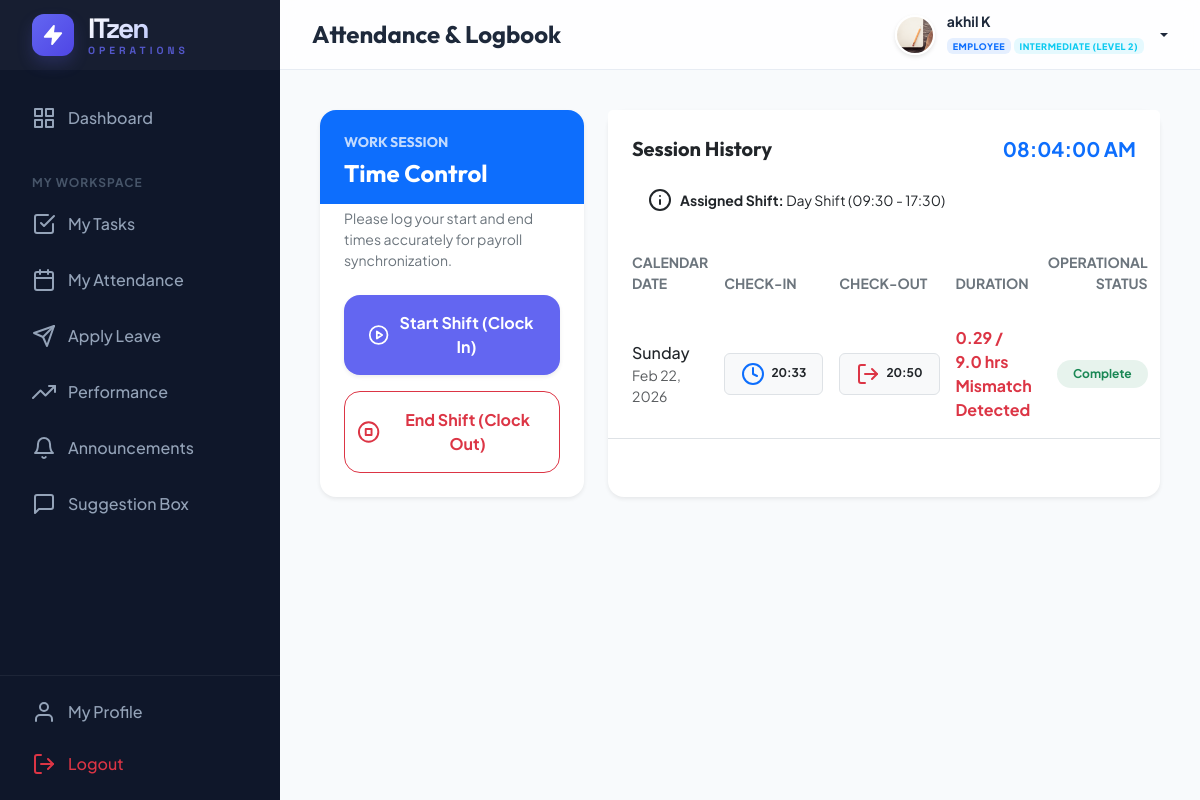
The app's page /employee/attendance/ (signed in) with its own data.
### management/models.py (models this page shows, shortened)
class CustomUser(AbstractUser):
    ROLE_CHOICES = (
        ('ADMIN', 'Admin'),
        ('HR', 'HR Manager'),
        ('EMPLOYEE', 'Employee'),
    )
    DEPT_CHOICES = (
        ('DEVELOPMENT', 'Software Development'),
        ('DESIGN', 'UI/UX Design'),
        ('QA', 'Quality Assurance'),
        ('HR', 'Human Resources'),
        ('MARKETING', 'Digital Marketing'),
        ('SALES', 'Sales & Business'),
        ('SUPPORT', 'IT Support & Security'),
    )
    LEVEL_CHOICES = (
        ('JUNIOR', 'Junior Level (Level 1)'),
        ('INTERMEDIATE', 'Intermediate (Level 2)'),
        ('SENIOR', 'Senior Level (Level 3)'),
        ('LEAD', 'Lead Level (Level 4)'),
        ('EXPERT', 'Expert Level (Level 5)'),
    )
    role = models.CharField(max_length=20, choices=ROLE_CHOICES, default='EMPLOYEE')
    phone = models.CharField(max_length=15, blank=True, null=True)
    profile_pic = models.ImageField(upload_to='profile_pics/', blank=True, null=True)
    department = models.CharField(max_length=50, choices=DEPT_CHOICES, blank=True, null=True)
    designation = models.CharField(max_length=100, blank=True, null=True)
    level = models.CharField(max_length=20, choices=LEVEL_CHOICES, default='JUNIOR')
    date_of_joining = models.DateField(blank=True, null=True)
    def is_admin(self):
        return self.role == 'ADMIN' or self.is_superuser
    def is_hr(self):
        return self.role == 'HR'
    def is_employee(self):
        return self.role == 'EMPLOYEE' and not self.is_superuser and not self.role == 'HR'

class Shift(models.Model):
    SHIFT_TYPES = (
        ('DAY', 'Day Shift'),
        ('NIGHT', 'Night Shift'),
        ('OVERTIME', 'Overtime'),
    )
    employee = models.ForeignKey(CustomUser, on_delete=models.CASCADE, related_name='shifts')
    shift_type = models.CharField(max_length=20, choices=SHIFT_TYPES, default='DAY')
    start_time = models.TimeField()
    end_time = models.TimeField()
    day_of_week = models.IntegerField(choices=((0, 'Monday'), (1, 'Tuesday'), (2, 'Wednesday'), (3, 'Thursday'), (4, 'Friday'), (5, 'Saturday'), (6, 'Sunday')))

class Attendance(models.Model):
    employee = models.ForeignKey(CustomUser, on_delete=models.CASCADE, related_name='attendance')
    date = models.DateField(default=timezone.now)
    check_in = models.DateTimeField(null=True, blank=True)
    check_out = models.DateTimeField(null=True, blank=True)
    class Meta:
        unique_together = ('employee', 'date')
    def get_shift(self):
        return self.employee.shifts.filter(day_of_week=self.date.weekday()).first()
    def work_hours(self):
        if self.check_in and self.check_out:
            duration = self.check_out - self.check_in
            return float(f"{duration.total_seconds() / 3600:.2f}")
        elif self.check_in:
            duration = timezone.now() - self.check_in
            return float(f"{duration.total_seconds() / 3600:.2f}")
        return 0
    @property
    def shift_duration(self):
        shift = self.get_shift()
        return shift.duration() if shift else 9.0
    @property
    def is_compliant(self):
        return self.work_hours() >= self.shift_duration
    @property
    def shift_mismatch_msg(self):
        shift = self.get_shift()
        if not shift: return ""

### management/views.py (the view, shortened to what this page needs)
# urls.py: path('employee/attendance/', views.attendance_view, name='attendance'),
@login_required
def attendance_view(request):
    history = Attendance.objects.filter(employee=request.user).order_by('-date')
    today_shift = request.user.shifts.filter(day_of_week=timezone.now().weekday()).first()
    if not today_shift:
        today_shift = request.user.shifts.first()
    return render(request, 'employee/attendance.html', {'history': history, 'today_shift': today_shift})

### templates/employee/attendance.html (shortened to what this page needs)
{% extends 'base.html' %}
{% block page_title %}Attendance & Logbook{% endblock %}
{% block content %}
<div class="row g-4 mb-4">
    <div class="col-lg-4">
        <div class="card border-0 shadow-sm overflow-hidden h-100">
            <div class="card-header bg-primary text-white p-4 pb-0 border-0">
                <h6 class="text-uppercase small fw-bold letter-spacing-1 opacity-75">Work Session</h6>
                <h4 class="fw-bold mb-3">Time Control</h4>
            </div>
            <div class="card-body p-4 pt-1">
                <p class="text-secondary small mb-4">Please log your start and end times accurately for payroll
                    synchronization.</p>
                <div class="d-grid gap-3">
                    <form method="POST">
                        <button type="submit"
                            class="btn btn-primary w-100 py-3 rounded-4 fw-bold shadow-sm d-flex align-items-center justify-content-center gap-2">
                            <i data-feather="play-circle"></i> Start Shift (Clock In)
                        </button>
                    </form>
                    <form method="POST">
                        <button type="submit"
                            class="btn btn-outline-danger w-100 py-3 rounded-4 fw-bold d-flex align-items-center justify-content-center gap-2">
                            <i data-feather="stop-circle"></i> End Shift (Clock Out)
                        </button>
                    </form>
                </div>
            </div>
        </div>
    </div>
    <div class="col-lg-8">
        <div class="card border-0 shadow-sm h-100">
            <div class="card-header bg-white border-0 p-4 pb-0 d-flex justify-content-between align-items-center">
                <h5 class="mb-0 fw-bold">Session History</h5>
                <div id="realtime-clock" class="fw-bold text-primary fs-5"></div>
            </div>
            <div class="px-4 py-2">
                <div class="alert alert-soft-info border-0 rounded-4 d-flex align-items-center gap-2 mb-0">
                    <i data-feather="info" class="icon-sm"></i>
                    <span class="small">
                        <strong>Assigned Shift:</strong>
                        {% if today_shift %}
                        {{ today_shift.get_shift_type_display }}
                        ({{ today_shift.start_time|time:"H:i" }} - {{ today_shift.end_time|time:"H:i" }})
                        {% else %}
                        Not Assigned
                        {% endif %}
                    </span>
                </div>
            </div>
            <div class="table-responsive">
                <table class="table table-hover align-middle mb-0">
                    <thead class="bg-light bg-opacity-50">
                        <tr>
                            <th class="ps-4 py-3 border-0 text-secondary small text-uppercase">Calendar Date</th>
                            <th class="py-3 border-0 text-secondary small text-uppercase">Check-In</th>
                            <th class="py-3 border-0 text-secondary small text-uppercase">Check-Out</th>
                            <th class="py-3 border-0 text-secondary small text-uppercase">Duration</th>
                            <th class="pe-4 py-3 border-0 text-secondary small text-uppercase text-end">Operational
                                Status</th>
                        </tr>
                    </thead>
                    <tbody>
                        {% for h in history %}
                        <tr>
                            <td class="ps-4 py-3">
                                <div class="fw-medium text-dark">{{ h.date|date:"l" }}</div>
                                <div class="small text-muted">{{ h.date|date:"M d, Y" }}</div>
                            </td>
                            <td class="py-3">
                                <span class="badge bg-light text-dark border fw-bold px-3 py-2">
                                    <i data-feather="clock" class="icon-sm me-1 text-primary"></i>
                                    {{ h.check_in|time:"H:i"|default:"--" }}
                                </span>
                            </td>
                            <td class="py-3">
                                <span class="badge bg-light text-dark border fw-bold px-3 py-2">
                                    <i data-feather="log-out" class="icon-sm me-1 text-danger"></i>
                                    {{ h.check_out|time:"H:i"|default:"--" }}
                                </span>
                            </td>
                            <td class="py-3">
                                {% if h.check_in %}
                                <div
                                    class="fw-bold {% if not h.is_compliant %}text-danger{% else %}text-success{% endif %}">
                                    {{ h.work_hours }} / {{ h.shift_duration }} hrs
                                </div>
                                {% if not h.is_compliant or h.shift_mismatch_msg %}
                                <div class="extra-small text-danger fw-bold">
                                    {{ h.shift_mismatch_msg|default:"Mismatch Detected" }}
                                </div>
                                {% else %}
                                <div class="extra-small text-success fw-bold">
                                    Shift Fulfilled
                                </div>
                                {% endif %}
                                {% else %}
                                <span class="text-muted">--</span>
                                {% endif %}
                            </td>
                            <td class="pe-4 py-3 text-end">
                                {% if h.check_in and h.check_out %}
                                <span
                                    class="badge bg-success bg-opacity-10 text-success rounded-pill px-3 py-2 fw-bold">Complete</span>
                                {% elif h.check_in %}
                                <span
                                    class="badge bg-warning bg-opacity-10 text-warning rounded-pill px-3 py-2 fw-bold pulse-opacity">Ongoing</span>
                                {% else %}
                                <span
                                    class="badge bg-secondary bg-opacity-10 text-secondary rounded-pill px-3 py-2 fw-bold">Not
                                    Logged</span>
                                {% endif %}
                            </td>
                        </tr>
                        {% endfor %}
                    </tbody>
                </table>
            </div>
        </div>
    </div>
</div>
{% endblock %}

### templates/base.html (shortened to what this page needs)
{% load static %}
<!DOCTYPE html>
<html lang="en">
<head>
    <link href="https://cdn.jsdelivr.net/npm/bootstrap@5.3.2/dist/css/bootstrap.min.css" rel="stylesheet">
</head>
<body>
    <aside class="sidebar" id="sidebar">
        <div class="sidebar-header">
            <a href="{% url 'dashboard' %}" class="sidebar-logo">
                <div class="logo-circle">
                    <i data-feather="zap" style="width: 22px; height: 22px; fill: #fff;"></i>
                </div>
                <div class="logo-text">
                    <span class="logo-main">ITzen</span>
                    <span class="logo-sub">Operations</span>
                </div>
            </a>
        </div>
        <nav class="sidebar-nav">
            <ul class="nav-list">
                <li class="nav-item">
                    <a href="{% url 'dashboard' %}"
                        class="nav-link {% if request.resolver_match.url_name == 'dashboard' %}active{% endif %}">
                        <i data-feather="grid"></i> Dashboard
                    </a>
                </li>
                {% if user.is_employee %}
                <li class="nav-caption">My Workspace</li>
                <li class="nav-item">
                    <a href="{% url 'employee_tasks' %}" class="nav-link">
                        <i data-feather="check-square"></i> My Tasks
                    </a>
                </li>
                <li class="nav-item">
                    <a href="{% url 'attendance' %}" class="nav-link">
                        <i data-feather="calendar"></i> My Attendance
                    </a>
                </li>
                <li class="nav-item">
                    <a href="{% url 'leave_application' %}" class="nav-link">
                        <i data-feather="send"></i> Apply Leave
                    </a>
                </li>
                <li class="nav-item">
                    <a href="{% url 'employee_performance' %}" class="nav-link">
                        <i data-feather="trending-up"></i> Performance
                    </a>
                </li>
                <li class="nav-item">
                    <a href="{% url 'employee_announcements' %}" class="nav-link">
                        <i data-feather="bell"></i> Announcements
                    </a>
                </li>
                <li class="nav-item">
                    <a href="{% url 'employee_feedback' %}" class="nav-link">
                        <i data-feather="message-square"></i> Suggestion Box
                    </a>
                </li>
                {% endif %}
            </ul>
        </nav>
        <div class="sidebar-footer">
            <a href="{% url 'employee_profile' %}" class="nav-link mb-1">
                <i data-feather="user"></i> My Profile
            </a>
            <a href="{% url 'logout' %}" class="nav-link text-danger">
                <i data-feather="log-out"></i> Logout
            </a>
        </div>
    </aside>
    <div class="main-wrapper">
        <header class="header">
            <div class="d-flex align-items-center">
                <h4 class="mb-0 fw-bold">{% block page_title %}Overview{% endblock %}</h4>
            </div>
            <div class="d-flex align-items-center gap-3">
                <div class="dropdown">
                    <a href="#" class="user-dropdown-toggle dropdown-toggle" data-bs-toggle="dropdown">
                        <img src="{% if user.profile_pic %}{{ user.profile_pic.url }}{% else %}https://ui-avatars.com/api/?name={{ user.username }}&background=6366f1&color=fff{% endif %}"
                            alt="user" class="avatar-img">
                        <div class="d-none d-md-block text-start">
                            <div class="small fw-bold lh-1 mb-1">{{ user.get_full_name|default:user.username }}</div>
                            <span class="badge bg-primary bg-opacity-10 text-primary border-0"
                                style="font-size: 9px; letter-spacing: 0.5px; text-transform: uppercase; font-weight: 800;">
                                {{ user.get_role_display|default:user.role }}
                            </span>
                            {% if user.role == 'EMPLOYEE' %}
                            <span class="badge bg-info bg-opacity-10 text-info border-0"
                                style="font-size: 9px; letter-spacing: 0.5px; text-transform: uppercase; font-weight: 800;">
                                {{ user.get_level_display }}
                            </span>
                            {% endif %}
                        </div>
                    </a>
                </div>
            </div>
        </header>
        <main class="content-area">
            {% block content %}{% endblock %}
        </main>
    </div>
</body>
</html>

### records on screen
CustomUser: profile_pic (picture), get_full_name "akhil K", role "EMPLOYEE", level "INTERMEDIATE (LEVEL 2)"
Shift: shift_type "Day Shift", start_time "09:30", end_time "17:30"
Attendance: date "Sunday", date "Feb 22, 2026", check_in "20:33", check_out "20:50", work_hours "0.29", shift_duration "9.0", shift_mismatch_msg "Mismatch Detected", shows "Complete"
